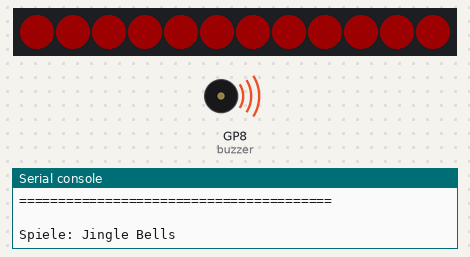
The program below on a simulated Raspberry Pi Pico running MicroPython. Shown: 12 RGB LEDs in strip order, left to right, buzzer (waves = sounding), the last lines printed to the serial console. Dim RGB values are drawn brighter than linear.

Above: at 1.15 s.
At 23.68 s:
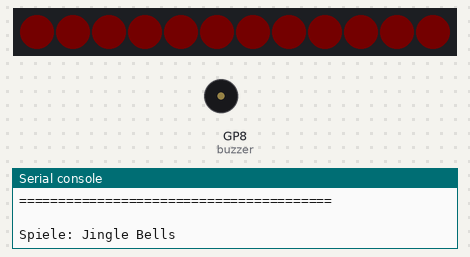
At 32.7 s:
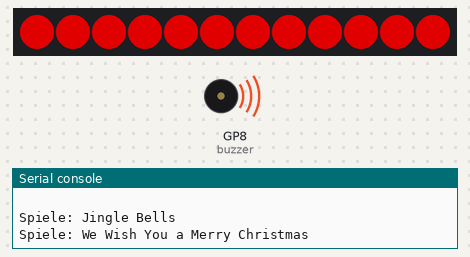
At 36.11 s:
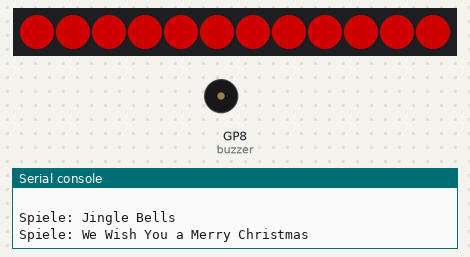
Timing chart, 0 to 40.0 s (numbered marks = the images above):
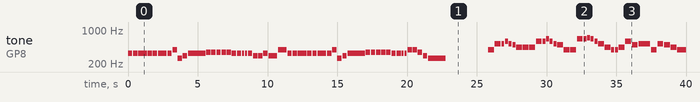

The program:

christmas_light_show.py
```python
from machine import Pin, PWM
from neopixel import NeoPixel
from time import sleep

# Verfügbare Melodien importieren
import melody_jingle_bells
import melody_we_wish_you
import melody_silent_night

# Hardware-Konfiguration
NUM_LEDS = 12  # Anzahl LEDs im Ring anpassen!

# Hardware-Objekte - MÜSSEN vor Verwendung durch init_hardware() initialisiert werden
# Die type: ignore Kommentare unterdrücken IDE-Warnungen, da zur Laufzeit garantiert ist,
# dass init_hardware() aufgerufen wird bevor eine Funktion die Hardware verwendet
np = None  # type: ignore
buzzer = None  # type: ignore

def init_hardware(neopixel_obj=None, buzzer_obj=None):
    """Initialisiert Hardware oder übernimmt übergebene Objekte"""
    global np, buzzer

    if neopixel_obj is not None:
        np = neopixel_obj
    else:
        neopixel_pin = Pin(1, Pin.OUT)
        np = NeoPixel(neopixel_pin, NUM_LEDS)

    if buzzer_obj is not None:
        buzzer = buzzer_obj
    else:
        buzzer = PWM(Pin(8))

# Lautstärke-Einstellungen
VOLUME_LOW = 16384      # 25% Duty Cycle
VOLUME_MEDIUM = 32768   # 50% Duty Cycle
VOLUME_HIGH = 49152     # 75% Duty Cycle
VOLUME_MAX = 65535      # 100% Duty Cycle
VOLUME = VOLUME_MEDIUM

# Notendefinitionen (Frequenzen in Hz)
NOTES = {
    'C4': 262,
    'C#4': 277,
    'D4': 294,
    'E4': 330,
    'F4': 349,
    'F#4': 370,
    'G4': 392,
    'G#4': 415,
    'A4': 440,
    'B4': 494,
    'C5': 523,
    'C#5': 554,
    'D5': 587,
    'E5': 659,
    'F5': 698,
    'G5': 784,
    'REST': 0
}

# Frequenzbereich für Helligkeit-Mapping
MIN_FREQ = 262  # C4
MAX_FREQ = 784  # G5

# Melodie-Auswahl
MELODIES = {
    1: ("Jingle Bells", melody_jingle_bells.melody),
    2: ("We Wish You a Merry Christmas", melody_we_wish_you.melody),
    3: ("Silent Night", melody_silent_night.melody),
}

# Globale Variablen für weiche Übergänge
current_brightness = 0
current_hue = 0
last_played_song_index = None  # Merkt sich das zuletzt gespielte Lied

def hsv_to_rgb(h, s, v):
    """Konvertiert HSV zu RGB (h: 0-360, s: 0-1, v: 0-1)"""
    h = h % 360
    c = v * s
    x = c * (1 - abs((h / 60) % 2 - 1))
    m = v - c

    if h < 60:
        r, g, b = c, x, 0
    elif h < 120:
        r, g, b = x, c, 0
    elif h < 180:
        r, g, b = 0, c, x
    elif h < 240:
        r, g, b = 0, x, c
    elif h < 300:
        r, g, b = x, 0, c
    else:
        r, g, b = c, 0, x

    return (int((r + m) * 255), int((g + m) * 255), int((b + m) * 255))

def freq_to_brightness(frequency):
    """Mappt Frequenz auf Helligkeit (0.1 bis 1.0) mit stärkerer Spreizung"""
    if frequency == 0:
        return 0.0

    # Normalisiere Frequenz zwischen MIN_FREQ und MAX_FREQ
    normalized = (frequency - MIN_FREQ) / (MAX_FREQ - MIN_FREQ)
    normalized = max(0.0, min(1.0, normalized))  # Clamp auf 0-1

    # Exponentialfunktion für stärkere Kontraste
    # Niedrige Töne werden dunkler, hohe Töne heller
    normalized = normalized ** 2  # Quadratische Funktion verstärkt Unterschiede

    # Skaliere auf Helligkeitsbereich 0.1-1.0 (mindestens 10% Helligkeit)
    return 0.1 + (normalized * 0.9)

def smooth_transition(current, target, speed=0.05):
    """Weicher Übergang zwischen Werten"""
    diff = target - current
    return current + (diff * speed)

def fade_to_black(fade_duration):
    """Dimmt die LEDs sanft auf schwarz herunter

    Args:
        fade_duration: Gesamtdauer des Fade-Effekts in Sekunden
    """
    global current_brightness

    # Mehr Schritte für weicheres Fading
    steps = max(5, int(fade_duration * 100))  # 100 Updates pro Sekunde für sehr weiches Fading
    step_duration = fade_duration / steps

    for _ in range(steps):
        # Exponentielles Abdimmen (schnell am Anfang, langsamer am Ende)
        current_brightness = current_brightness * 0.85

        # Stoppe bei sehr niedriger Helligkeit
        if current_brightness < 0.01:
            current_brightness = 0.0
            break

        r = int(255 * current_brightness)
        for i in range(NUM_LEDS):
            np[i] = (r, 0, 0)  # type: ignore
        np.write()  # type: ignore
        sleep(step_duration)

def update_neopixel(frequency, duration):
    """Aktualisiert NeoPixel mit weichen Übergängen"""
    global current_brightness

    # Ziel-Helligkeit basierend auf Frequenz
    target_brightness = freq_to_brightness(frequency)

    # Anzahl der Update-Schritte für weiche Übergänge
    steps = max(5, int(duration * 50))  # 50 Updates pro Sekunde
    step_duration = duration / steps

    for step in range(steps):
        # Weicher Helligkeits-Übergang
        current_brightness = smooth_transition(current_brightness, target_brightness, 0.3)

        # Feste rote Farbe mit variabler Helligkeit
        r = int(255 * current_brightness)
        g = 0
        b = 0

        # Alle LEDs auf die gleiche Farbe setzen
        for i in range(NUM_LEDS):
            np[i] = (r, g, b)  # type: ignore
        np.write()  # type: ignore

        sleep(step_duration)

def play_tone(frequency, duration):
    """Spielt einen Ton mit gegebener Frequenz und Dauer"""
    if frequency == 0:
        buzzer.duty_u16(0)  # type: ignore
    else:
        buzzer.freq(frequency)  # type: ignore
        buzzer.duty_u16(VOLUME)  # type: ignore

    # NeoPixel parallel aktualisieren
    update_neopixel(frequency, duration)

    buzzer.duty_u16(0)  # type: ignore

    # Schnelles Abdimmen zwischen Tönen für stärkeren Pulsierungseffekt
    fade_to_black(0.05)  # 50ms Fade-Pause zwischen Noten

def play_melody(melody):
    """Spielt eine komplette Melodie"""
    for note, duration in melody:
        frequency = NOTES[note]
        play_tone(frequency, duration)

def clear_neopixel():
    """Schaltet alle NeoPixel aus"""
    for i in range(NUM_LEDS):
        np[i] = (0, 0, 0)  # type: ignore
    np.write()  # type: ignore

def play_random_song():
    """Spielt das nächste Weihnachtslied in der Reihenfolge (abwechselnd)"""
    global current_brightness, last_played_song_index

    # Alle verfügbaren Song-Indices
    melody_keys = sorted(MELODIES.keys())

    # Nächsten Song auswählen (abwechselnd)
    if last_played_song_index is None:
        # Beim ersten Mal: Beginne mit dem ersten Lied
        key = melody_keys[0]
    else:
        # Finde Index des zuletzt gespielten Lieds
        try:
            current_index = melody_keys.index(last_played_song_index)
            # Nächster Song (mit Wrap-Around)
            next_index = (current_index + 1) % len(melody_keys)
            key = melody_keys[next_index]
        except ValueError:
            # Falls der Index nicht gefunden wird, starte von vorne
            key = melody_keys[0]

    # Merke dir den aktuellen Song für das nächste Mal
    last_played_song_index = key

    name, melody = MELODIES[key]  # type: ignore

    print(f"Spiele: {name}")

    # Melodie abspielen
    play_melody(melody)

    # Sanftes Ausblenden am Ende
    for _ in range(10):
        current_brightness = smooth_transition(current_brightness, 0, 0.2)
        r = int(255 * current_brightness)
        for i in range(NUM_LEDS):
            np[i] = (r, 0, 0)  # type: ignore
        np.write()  # type: ignore
        sleep(0.1)

    clear_neopixel()

# Hauptprogramm (nur wenn direkt ausgeführt)
if __name__ == "__main__":
    # Hardware initialisieren
    init_hardware()

    print("\n" + "="*40)
    print("  WEIHNACHTS-LICHT-SHOW")
    print("="*40)
    print("NeoPixel: GP1 ({} LEDs)".format(NUM_LEDS))
    print("Buzzer: GP8")
    print("Helligkeit ~ Tonhöhe")
    print("Farbe: Rot")
    print("Drücke Strg+C zum Beenden")
    print("="*40 + "\n")

    try:
        while True:
            for num, (name, melody) in MELODIES.items():
                print(f"Spiele: {name}")
                play_melody(melody)

                # Sanftes Ausblenden am Ende
                for _ in range(10):
                    current_brightness = smooth_transition(current_brightness, 0, 0.2)
                    r = int(255 * current_brightness)
                    for i in range(NUM_LEDS):
                        np[i] = (r, 0, 0)  # type: ignore
                    np.write()  # type: ignore
                    sleep(0.1)

                clear_neopixel()
                sleep(2)  # Pause zwischen verschiedenen Liedern

    except KeyboardInterrupt:
        buzzer.duty_u16(0)  # type: ignore
        buzzer.deinit()  # type: ignore
        clear_neopixel()
        print("\n\nBeendet - Frohe Weihnachten!")
```

melody_jingle_bells.py
```python
# Jingle Bells
# Traditionelles amerikanisches Weihnachtslied

melody = [
    # Jingle bells, jingle bells, jingle all the way
    ('E4', 0.3), ('E4', 0.3), ('E4', 0.6),
    ('E4', 0.3), ('E4', 0.3), ('E4', 0.6),
    ('E4', 0.3), ('G4', 0.3), ('C4', 0.3), ('D4', 0.3),
    ('E4', 1.2),

    # Oh what fun it is to ride in a one-horse open sleigh
    ('F4', 0.3), ('F4', 0.3), ('F4', 0.3), ('F4', 0.3),
    ('F4', 0.3), ('E4', 0.3), ('E4', 0.3), ('E4', 0.15), ('E4', 0.15),
    ('E4', 0.3), ('D4', 0.3), ('D4', 0.3), ('E4', 0.3),
    ('D4', 0.6), ('G4', 0.6),

    # Jingle bells, jingle bells, jingle all the way
    ('E4', 0.3), ('E4', 0.3), ('E4', 0.6),
    ('E4', 0.3), ('E4', 0.3), ('E4', 0.6),
    ('E4', 0.3), ('G4', 0.3), ('C4', 0.3), ('D4', 0.3),
    ('E4', 1.2),

    # Oh what fun it is to ride in a one-horse open sleigh
    ('F4', 0.3), ('F4', 0.3), ('F4', 0.3), ('F4', 0.3),
    ('F4', 0.3), ('E4', 0.3), ('E4', 0.3), ('E4', 0.15), ('E4', 0.15),
    ('G4', 0.3), ('G4', 0.3), ('F4', 0.3), ('D4', 0.3),
    ('C4', 1.2),
]
```

melody_we_wish_you.py
```python
# We Wish You a Merry Christmas
# Englisches Weihnachtslied (traditionell)

melody = [
    # We wish you a Merry Christmas
    ('G4', 0.4), ('C5', 0.4), ('C5', 0.2), ('D5', 0.2),
    ('C5', 0.2), ('B4', 0.2), ('A4', 0.4), ('A4', 0.4),

    # We wish you a Merry Christmas
    ('A4', 0.4), ('D5', 0.4), ('D5', 0.2), ('E5', 0.2),
    ('D5', 0.2), ('C5', 0.2), ('B4', 0.4), ('G4', 0.4),

    # We wish you a Merry Christmas
    ('G4', 0.4), ('E5', 0.4), ('E5', 0.2), ('F5', 0.2),
    ('E5', 0.2), ('D5', 0.2), ('C5', 0.4), ('A4', 0.4),

    # And a Happy New Year
    ('G4', 0.2), ('G4', 0.2), ('A4', 0.4), ('D5', 0.4),
    ('B4', 0.4), ('C5', 0.8),

    # Good tidings we bring
    ('G4', 0.4), ('C5', 0.4), ('B4', 0.4), ('A4', 0.4),
    ('G4', 0.8),

    # To you and your kin
    ('A4', 0.4), ('D5', 0.4), ('C5', 0.4), ('B4', 0.4),
    ('A4', 0.4), ('G4', 0.4),

    # Good tidings for Christmas
    ('G4', 0.4), ('C5', 0.4), ('C5', 0.4), ('C5', 0.4),
    ('D5', 0.4), ('C5', 0.4),

    # And a Happy New Year
    ('G4', 0.2), ('G4', 0.2), ('A4', 0.4), ('D5', 0.4),
    ('B4', 0.4), ('C5', 0.8),
]
```

melody_silent_night.py
```python
# Silent Night (Stille Nacht)
# Traditionelles Weihnachtslied
# Tonart: C-Dur

melody = [
    # Silent night, holy night
    ('G4', 0.6), ('A4', 0.2), ('G4', 0.4),
    ('E4', 1.2),
    ('G4', 0.6), ('A4', 0.2), ('G4', 0.4),
    ('E4', 1.2),

    # All is calm, all is bright
    ('D5', 0.8), ('D5', 0.4),
    ('B4', 1.2),
    ('C5', 0.8), ('C5', 0.4),
    ('G4', 1.2),

    # Round yon virgin, mother and child
    ('A4', 0.8), ('A4', 0.4),
    ('C5', 0.6), ('B4', 0.2), ('A4', 0.4),
    ('G4', 0.6), ('A4', 0.2), ('G4', 0.4),
    ('E4', 1.2),

    # Holy infant so tender and mild
    ('A4', 0.8), ('A4', 0.4),
    ('C5', 0.6), ('B4', 0.2), ('A4', 0.4),
    ('G4', 0.6), ('A4', 0.2), ('G4', 0.4),
    ('E4', 1.2),

    # Sleep in heavenly peace
    ('D5', 0.8), ('D5', 0.4),
    ('F5', 0.6), ('D5', 0.2), ('B4', 0.4),
    ('C5', 1.6),
    ('REST', 0.2),

    # Sleep in heavenly peace
    ('E5', 0.6), ('C5', 0.6),
    ('G4', 0.8), ('E4', 0.4),
    ('C4', 1.6),
]
```

Measured:
- by itself, tone on GP8 (buzzer): plays 330 Hz for 0.31 s, 330 Hz for 0.31 s, 330 Hz for 0.63 s, 330 Hz for 0.31 s, 330 Hz for 0.31 s, 330 Hz for 0.63 s … (86 notes in this stretch)
